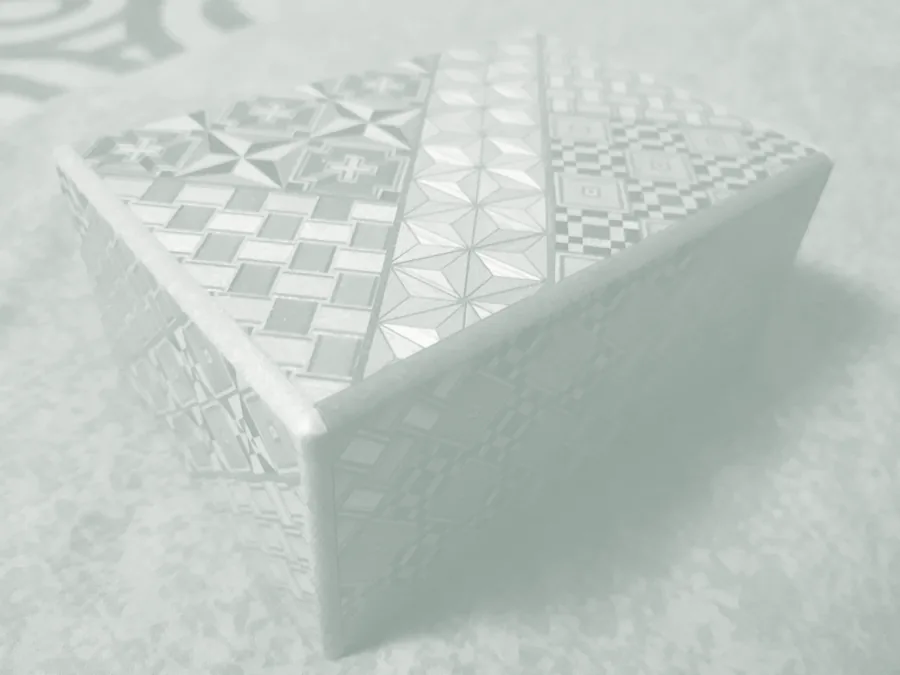
#> input picture images/kinjyakka/asanoha-bg.webp, 900 x 675 px
$ python build_asanoha_texture.py --source ../images/kinjyakka/asanoha-bg.webp
#> lines starting #> are read from the running program, lines starting #| are printed output that depends on the picture
#!/usr/bin/env python3
"""Build asanoha-bg.webp from a photograph (wood marquetry / yosegi) for LP background.

Default source (CC BY-SA 4.0): Wikimedia Commons yosegi puzzle box photo
(see ATTRIBUTION in images/kinjyakka/).

Override with your own image (e.g. the reference photo you shot):
  PYTHONPATH=__pypackages__ python3 scripts/build_asanoha_texture.py \\
    --source images/kinjyakka/masanoha-source.jpg

Processing: grayscale → colorize to jade palette → soft blur → blend onto kiji → WebP.
"""
from __future__ import annotations

import argparse
from pathlib import Path

from PIL import Image, ImageFilter, ImageOps

ROOT = Path(__file__).resolve().parents[1]
OUT = ROOT / "images" / "kinjyakka" / "asanoha-bg.webp"
KIJI = (250, 250, 247)  # --kiji


def process(src: Path, out: Path) -> None:
    im = Image.open(src).convert("RGB")
#> im is the input picture: PIL image 900x675 RGB; mean R, G, B 192.1, 200.8, 195.6
    max_w = 900
    if im.width > max_w:
        ratio = max_w / im.width
        im = im.resize(
            (max_w, int(im.height * ratio)),
            Image.Resampling.LANCZOS,
        )
    gray = ImageOps.grayscale(im)
    # 木目写真 → 翡翠トーン（コントラストは維持しつめ）
    mapped = ImageOps.colorize(gray, black="#18392e", white="#fafaf7")
    mapped = mapped.filter(ImageFilter.GaussianBlur(radius=0.45))
    kiji_layer = Image.new("RGB", mapped.size, KIJI)
    # Texture strength (lower = calmer)
    # Texture strength vs --kiji (higher = more photo grain visible)
    blended = Image.blend(kiji_layer, mapped, 0.46)
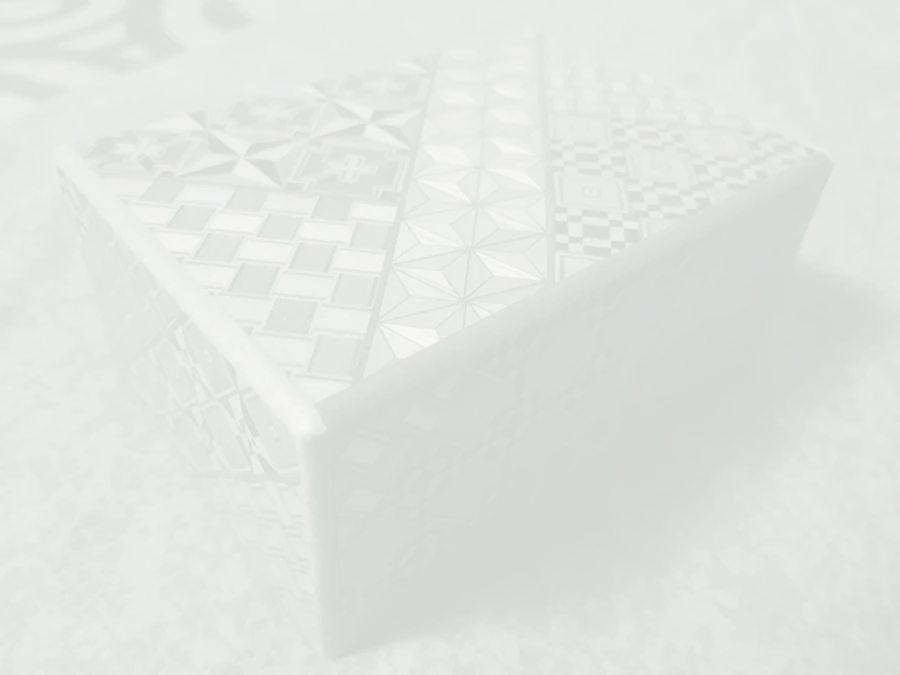
#> blended: PIL image 900x675 RGB; mean R, G, B 225.9, 229.3, 225.4
    out.parent.mkdir(parents=True, exist_ok=True)
    blended.save(
        out,
        "WEBP",
        quality=82,
        method=6,
    )
    print(f"Wrote {out} ({out.stat().st_size // 1024} KiB)")


def main() -> None:
    p = argparse.ArgumentParser()
    p.add_argument(
        "--source",
        type=Path,
        help="Input JPEG/PNG (defaults to downloaded Commons file if present)",
    )
    args = p.parse_args()
    default_commons = ROOT / "images" / "kinjyakka" / "_yosegi_source_download.jpg"
    src = args.source or default_commons
    if not src.is_file():
        raise SystemExit(
            f"Missing source image: {src}\n"
            "Place a yosegi/marquetry photo there, or run curl to fetch the default "
            "(see README in images/kinjyakka/)."
        )
    process(src, OUT)


if __name__ == "__main__":
    main()
